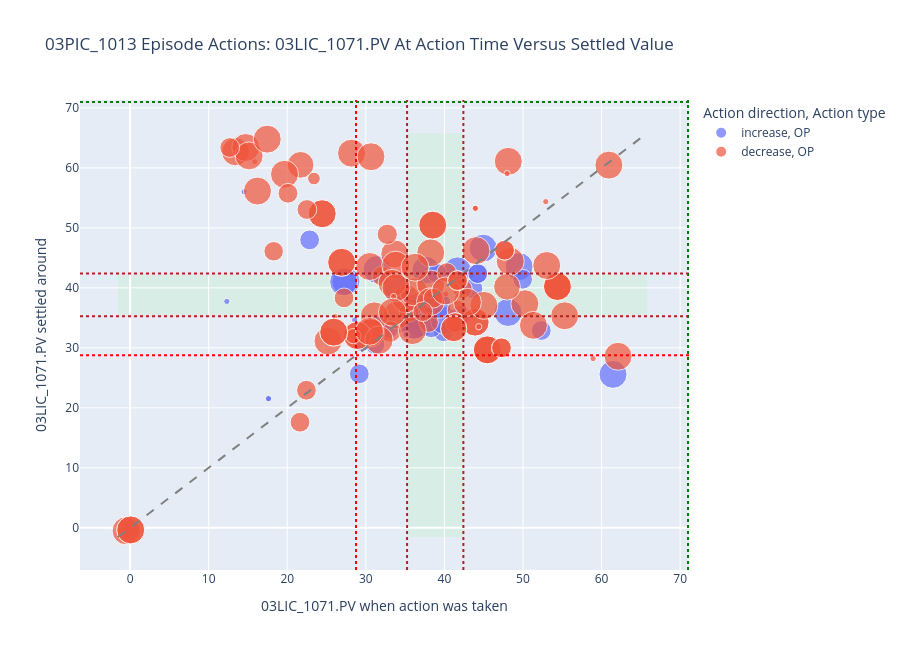

This figure's notebook cell:
### Code cell
# ── Visual 5: 03PIC_1013 action-time PV vs settled PV ───────────────────
plot_df = response_df[response_df['source_tag'] == '03PIC_1013'].dropna(subset=['pv_at_action', 'settled_pv']).copy()

fig = px.scatter(
    plot_df,
    x='pv_at_action',
    y='settled_pv',
    color='action_direction',
    symbol='change_type',
    size='abs_op_delta',
    hover_data=[
        'EpisodeID', 'event_time', 'change_type', 'op_delta',
        'response_time_mins', 'settling_time_mins', 'action_zone',
        'settled_zone', 'movement_towards_limits'
    ],
    title='03PIC_1013 Episode Actions: 03LIC_1071.PV At Action Time Versus Settled Value',
    labels={
        'pv_at_action': '03LIC_1071.PV when action was taken',
        'settled_pv': '03LIC_1071.PV settled around',
        'abs_op_delta': '|action change|',
        'action_direction': 'Action direction',
        'change_type': 'Action type'
    },
    symbol_map={'OP': 'circle', 'SP': 'diamond'}
)

min_axis = min(plot_df['pv_at_action'].min(), plot_df['settled_pv'].min(), TARGET_LOWER_LIMIT) - 1
max_axis = max(plot_df['pv_at_action'].max(), plot_df['settled_pv'].max(), TARGET_UPPER_LIMIT) + 1

fig.add_shape(
    type='rect',
    x0=min_axis, x1=max_axis,
    y0=TARGET_LOWER_LIMIT, y1=TARGET_UPPER_LIMIT,
    fillcolor='lightgreen', opacity=0.15, line_width=0,
    layer='below'
)
fig.add_shape(
    type='rect',
    x0=TARGET_LOWER_LIMIT, x1=TARGET_UPPER_LIMIT,
    y0=min_axis, y1=max_axis,
    fillcolor='lightgreen', opacity=0.15, line_width=0,
    layer='below'
)
fig.add_shape(
    type='line',
    x0=min_axis, y0=min_axis, x1=max_axis, y1=max_axis,
    line=dict(color='gray', dash='dash')
)
fig.add_hline(y=TARGET_LOWER_LIMIT, line_dash='dot', line_color='firebrick')
fig.add_hline(y=TARGET_UPPER_LIMIT, line_dash='dot', line_color='firebrick')
fig.add_hline(y=71, line_dash='dot', line_color='green')
fig.add_hline(y=28.75, line_dash='dot', line_color='red')
fig.add_vline(x=28.75, line_dash='dot', line_color='red')
fig.add_vline(x=TARGET_LOWER_LIMIT, line_dash='dot', line_color='firebrick')
fig.add_vline(x=TARGET_UPPER_LIMIT, line_dash='dot', line_color='firebrick')
fig.add_vline(x=71, line_dash='dot', line_color='green')

fig.update_layout(height=650)
fig.show()

### Figure 1 — Plotly figure (JSON) as saved in the notebook; plotly's stock layout.template omitted (floating-point values rounded to 4 significant figures; data arrays with more than 128 entries replaced by an {"elided": "..."} marker saying what was removed)
{"data": [{"customdata": {"elided": "46x9 mixed values"}, "hovertemplate": "Action direction=increase<br>Action type=%{customdata[2]}<br>03LIC_1071.PV when action was taken=%{x}<br>03LIC_1071.PV settled around=%{y}<br>|action change|=%{marker.size}<br>EpisodeID=%{customdata[0]}<br>event_time=%{customdata[1]}<br>op_delta=%{customdata[3]}<br>response_time_mins=%{customdata[4]}<br>settling_time_mins=%{customdata[5]}<br>action_zone=%{customdata[6]}<br>settled_zone=%{customdata[7]}<br>movement_towards_limits=%{customdata[8]}<extra></extra>", "legendgroup": "increase, OP", "marker": {"color": "#636efa", "size": [2.0, 0.1, 0.1, 0.1, 2.0, 1.0, 2.0, 1.0, 0.1, 1.0, 1.0, 0.2349, 1.0, 2.0, 2.0, 2.0, 2.0, 0.1, 2.0, 2.0, 1.0, 1.0, 2.0, 0.1, 2.0, 2.0, 2.0, 1.0, 1.0, 1.0, 1.0, 1.0, 2.0, 0.1, 0.1, 1.0, 1.0, 1.0, 0.1, 0.1, 0.1, 2.0, 2.0, 2.0, 1.0, 2.0], "sizemode": "area", "sizeref": 0.005104, "symbol": "circle"}, "mode": "markers", "name": "increase, OP", "orientation": "v", "showlegend": true, "type": "scatter", "x": [27.47, 12.31, 28.58, 36.55, 41.66, 39.87, 31.25, 31.16, 34.86, 29.46, 29.17, -0.5393, 32.91, 37.09, 37.09, 48.11, 37.7, 14.51, 61.46, 44.93, 43.63, 52.33, 34.04, 43.52, 49.51, 36.15, 36.15, 42.11, 22.85, 38.34, 49.96, 36.41, 37.64, 17.62, 17.62, 44.24, 44.24, 35.81, 35.13, 35.13, 40.03, 40.01, 27.18, 39.08, 39.08, 31.44], "xaxis": "x", "y": [41.07, 37.74, 34.63, 36.42, 42.83, 32.69, 32.96, 30.58, 34.72, 31.07, 25.67, -0.5383, 33.24, 34.16, 34.16, 35.9, 37.12, 56.01, 25.58, 46.62, 39.86, 32.89, 39.76, 42.0, 43.54, 33.77, 33.77, 35.49, 48.0, 33.35, 41.44, 37.37, 42.95, 21.53, 21.53, 42.37, 42.37, 36.55, 32.22, 32.22, 38.25, 34.57, 41.0, 37.21, 42.4, 43.05], "yaxis": "y"}, {"customdata": {"elided": "105x9 mixed values"}, "hovertemplate": "Action direction=decrease<br>Action type=%{customdata[2]}<br>03LIC_1071.PV when action was taken=%{x}<br>03LIC_1071.PV settled around=%{y}<br>|action change|=%{marker.size}<br>EpisodeID=%{customdata[0]}<br>event_time=%{customdata[1]}<br>op_delta=%{customdata[3]}<br>response_time_mins=%{customdata[4]}<br>settling_time_mins=%{customdata[5]}<br>action_zone=%{customdata[6]}<br>settled_zone=%{customdata[7]}<br>movement_towards_limits=%{customdata[8]}<extra></extra>", "legendgroup": "decrease, OP", "marker": {"color": "#EF553B", "size": [1.0, 0.1, 1.0, 2.0, 2.0, 2.0, 2.0, 2.0, 1.0, 1.163, 2.0, 1.0, 1.0, 2.0, 2.0, 2.0, 1.0, 1.0, 2.0, 2.0, 2.0, 2.0, 2.0, 2.0, 2.0, 2.0, 1.0, 1.0, 2.0, 2.0, 2.0, 0.1, 0.1, 2.0, 0.1, 2.0, 2.0, 2.0, 2.0, 2.0, 2.0, 2.0, 2.0, 2.0, 2.0, 2.0, 0.5919, 2.0, 2.0, 2.0, 2.0, 1.0, 1.818, 2.0, 2.0, 2.0, 2.0, 2.0, 2.0, 2.0, 2.0, 2.0, 2.0, 1.737, 1.737, 2.0, 2.0, 2.0, 2.0, 0.1, 1.0, 0.1, 2.041, 0.4121, 2.0, 0.1, 0.1, 0.1, 1.0, 1.0, 1.0, 2.0, 0.1, 1.0, 1.0, 1.0, 1.0, 0.1, 0.1, 2.0, 1.0, 1.0, 0.9714, 2.0, 2.0, 2.0, 2.0, 1.0, 2.0, 1.048, 2.0, 1.0, 1.0, 1.829, 2.0], "sizemode": "area", "sizeref": 0.005104, "symbol": "circle"}, "mode": "markers", "name": "decrease, OP", "orientation": "v", "showlegend": true, "type": "scatter", "x": [37.98, 39.61, 0.01877, -0.5067, 33.98, 45.46, 45.46, 45.46, 41.61, 33.12, 31.08, 27.23, 35.48, 60.93, 0.08049, 0.08049, 41.36, 41.36, 25.19, 35.12, 30.62, 54.38, 30.62, 54.38, 54.38, 28.86, 42.29, 32.04, 43.91, 43.91, 45.02, 44.38, 35.92, 16.21, 15.86, 24.45, 24.45, 30.5, 36.12, 28.94, 53.02, 38.26, 33.69, 42.93, 33.8, 38.26, 28.41, 44.01, 33.35, 55.3, 38.24, 38.58, 21.7, 13.42, 38.52, 38.52, 33.84, 48.38, 50.24, 14.72, 15.15, 62.1, 51.33, 41.18, 41.18, 48.13, 28.18, 30.66, 35.92, 33.54, 37.25, 58.92, 31.68, 23.4, 19.65, 43.94, 43.94, 47.97, 20.1, 21.62, 12.68, 17.46, 52.9, 47.26, 47.66, 47.26, 47.66, 40.21, 26.09, 36.26, 40.29, 22.5, 18.27, 26.93, 25.91, 26.93, 25.91, 22.44, 30.48, 32.73, 40.16, 41.67, 41.67, 47.97, 33.38], "xaxis": "x", "y": [34.23, 37.66, -0.3476, -0.5078, 35.49, 29.66, 29.66, 29.66, 36.3, 32.71, 35.33, 38.33, 35.94, 60.46, -0.3483, -0.3483, 34.21, 34.21, 31.13, 38.16, 32.53, 40.22, 32.53, 40.22, 40.22, 32.03, 39.83, 41.94, 34.28, 34.28, 37.08, 33.53, 35.68, 56.14, 61.03, 52.36, 52.36, 43.56, 39.33, 32.05, 43.73, 40.64, 45.65, 37.6, 43.79, 45.84, 31.95, 46.21, 40.76, 35.35, 37.69, 38.29, 60.51, 62.69, 50.46, 50.46, 40.01, 44.42, 37.35, 63.4, 62.0, 28.59, 33.75, 33.2, 33.2, 61.09, 62.46, 61.86, 32.87, 38.55, 36.04, 28.22, 31.29, 58.23, 58.94, 53.27, 53.27, 59.05, 55.76, 17.6, 63.4, 64.79, 54.37, 30.01, 46.27, 30.01, 46.27, 38.99, 35.2, 43.44, 42.54, 53.06, 46.1, 44.26, 32.62, 44.26, 32.62, 22.93, 32.76, 48.93, 39.49, 41.21, 41.21, 40.19, 35.94], "yaxis": "y"}], "layout": {"height": 650, "legend": {"itemsizing": "constant", "title": {"text": "Action direction, Action type"}, "tracegroupgap": 0}, "shapes": [{"fillcolor": "lightgreen", "layer": "below", "line": {"width": 0}, "opacity": 0.15, "type": "rect", "x0": -1.539, "x1": 65.79, "y0": 35.25, "y1": 42.41}, {"fillcolor": "lightgreen", "layer": "below", "line": {"width": 0}, "opacity": 0.15, "type": "rect", "x0": 35.25, "x1": 42.41, "y0": -1.539, "y1": 65.79}, {"line": {"color": "gray", "dash": "dash"}, "type": "line", "x0": -1.539, "x1": 65.79, "y0": -1.539, "y1": 65.79}, {"line": {"color": "firebrick", "dash": "dot"}, "type": "line", "x0": 0, "x1": 1, "xref": "x domain", "y0": 35.25, "y1": 35.25, "yref": "y"}, {"line": {"color": "firebrick", "dash": "dot"}, "type": "line", "x0": 0, "x1": 1, "xref": "x domain", "y0": 42.41, "y1": 42.41, "yref": "y"}, {"line": {"color": "green", "dash": "dot"}, "type": "line", "x0": 0, "x1": 1, "xref": "x domain", "y0": 71, "y1": 71, "yref": "y"}, {"line": {"color": "red", "dash": "dot"}, "type": "line", "x0": 0, "x1": 1, "xref": "x domain", "y0": 28.75, "y1": 28.75, "yref": "y"}, {"line": {"color": "red", "dash": "dot"}, "type": "line", "x0": 28.75, "x1": 28.75, "xref": "x", "y0": 0, "y1": 1, "yref": "y domain"}, {"line": {"color": "firebrick", "dash": "dot"}, "type": "line", "x0": 35.25, "x1": 35.25, "xref": "x", "y0": 0, "y1": 1, "yref": "y domain"}, {"line": {"color": "firebrick", "dash": "dot"}, "type": "line", "x0": 42.41, "x1": 42.41, "xref": "x", "y0": 0, "y1": 1, "yref": "y domain"}, {"line": {"color": "green", "dash": "dot"}, "type": "line", "x0": 71, "x1": 71, "xref": "x", "y0": 0, "y1": 1, "yref": "y domain"}], "title": {"text": "03PIC_1013 Episode Actions: 03LIC_1071.PV At Action Time Versus Settled Value"}, "xaxis": {"anchor": "y", "domain": [0, 1], "title": {"text": "03LIC_1071.PV when action was taken"}}, "yaxis": {"anchor": "x", "domain": [0, 1], "title": {"text": "03LIC_1071.PV settled around"}}}}
